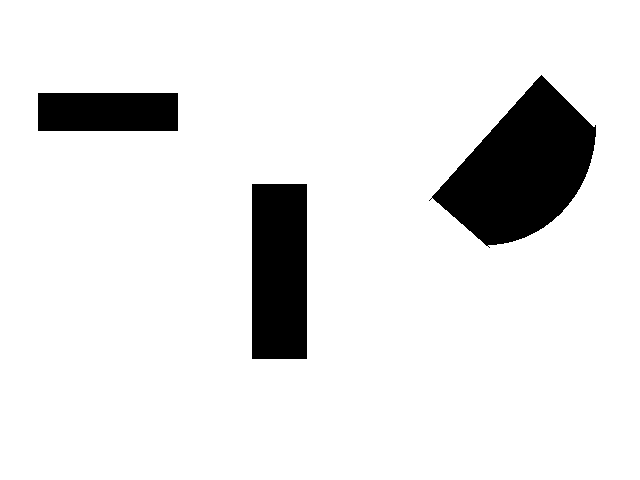
#> input picture images/project3/testimage.pgm, 640 x 480 px
$ python student_sift.py   (older library calls are emulated)
#> lines starting #> are read from the running program, lines starting #| are printed output that depends on the picture; after the words box and inside, x2 and y2 are one past the last pixel; in counts of white or black regions, pixels touching at a corner belong together
#> further down, test_image is the input picture: shape (480, 640, 3); 90% white; 3 black regions, box (x1, y1, x2, y2) and area: (429, 75, 596, 248) 15676, (252, 184, 307, 359) 9625, (38, 93, 178, 131) 5320
### project-5/code/student_harris.py
import cv2
import numpy as np
import matplotlib.pyplot as plt


def Sobel_Edge_Horz(img):
    g_x = np.array([[-1, 0, 1], [-2, 0, 2], [-1, 0, 1]])
    filtered_g_x = cv2.filter2D(img, cv2.CV_32F, g_x)
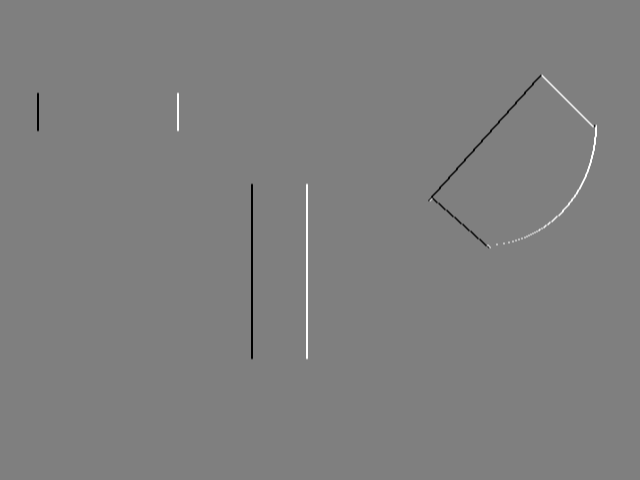
#> filtered_g_x: shape (480, 640, 3) float32; min -1020, max 1020, mean 0; drawn with min black and max white
    return filtered_g_x


def Sobel_Edge_Vert(img):
    g_y = np.array([[-1, -2, -1], [0, 0, 0], [1, 2, 1]])
    filtered_g_y = cv2.filter2D(img, cv2.CV_32F, g_y)
    return filtered_g_y


def Sobel_Edge(img):
    g = np.sqrt((Sobel_Edge_Horz(img) ** 2 + Sobel_Edge_Vert(img) ** 2))
    return g


def HarrisDetector(img, k=0.04):
    '''
    Args:

    -   image: A numpy array of shape (m,n,c),
                image may be grayscale or color (your choice)
                (i recommmend greyscale)
    -   k: k value for Harris detector

    Returns:
    -   R: A numpy array of shape (m,n) containing R values of interest points
   '''


    Ix = Sobel_Edge_Horz(img)
    Iy = Sobel_Edge_Vert(img)

    Ixx = np.multiply(Ix, Ix)
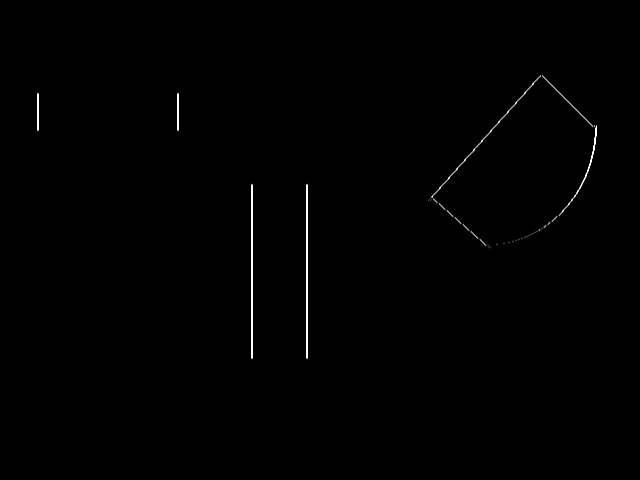
#> Ixx: shape (480, 640, 3) float32; min 0, max 1040400, mean 4439.6; drawn with min black and max white
    Iyy = np.multiply(Iy, Iy)
    Ixy = np.multiply(Ix, Iy)

    IxxConvolved = cv2.GaussianBlur(Ixx, (5, 5), 0)
    IyyConvolved = cv2.GaussianBlur(Iyy, (5, 5), 0)
    IxyConvolved = cv2.GaussianBlur(Ixy, (5, 5), 0)

    r = (IxxConvolved * IxyConvolved ** 2) - k * (IxxConvolved + IyyConvolved)**2

    rArray = np.asarray(r, dtype='float32')
    rArray = np.reshape(rArray, img.shape)

    return rArray


def SuppressNonMax(Rvals, numPts):
    '''
    Args:

    -   Rvals: A numpy array of shape (m,n,1), containing Harris response values
    -   numPts: the number of responses to return

    Returns:

     x: A numpy array of shape (N,) containing x-coordinates of interest points
     y: A numpy array of shape (N,) containing y-coordinates of interest points
     confidences (optional): numpy nd-array of dim (N,) containing the strength
            of each interest point
   '''
#> called with numPts = 3

    imageWidth = len(Rvals[0])
#> imageWidth = 640
    imageHeight = len(Rvals)
#> imageHeight = 480

    Rmax = Rvals.max()
#> Rmax = 3.33e+16

    rList = []

    for y in range(imageHeight):
        for x in range(imageWidth):
            if np.any(Rvals[y][x] > 0.01 * Rmax):
                rList.append((x, y, Rvals[y][x]))
#> after the loop, rList = 1886 items

#> (the run stopped early here; a loop or call above may not have finished)
